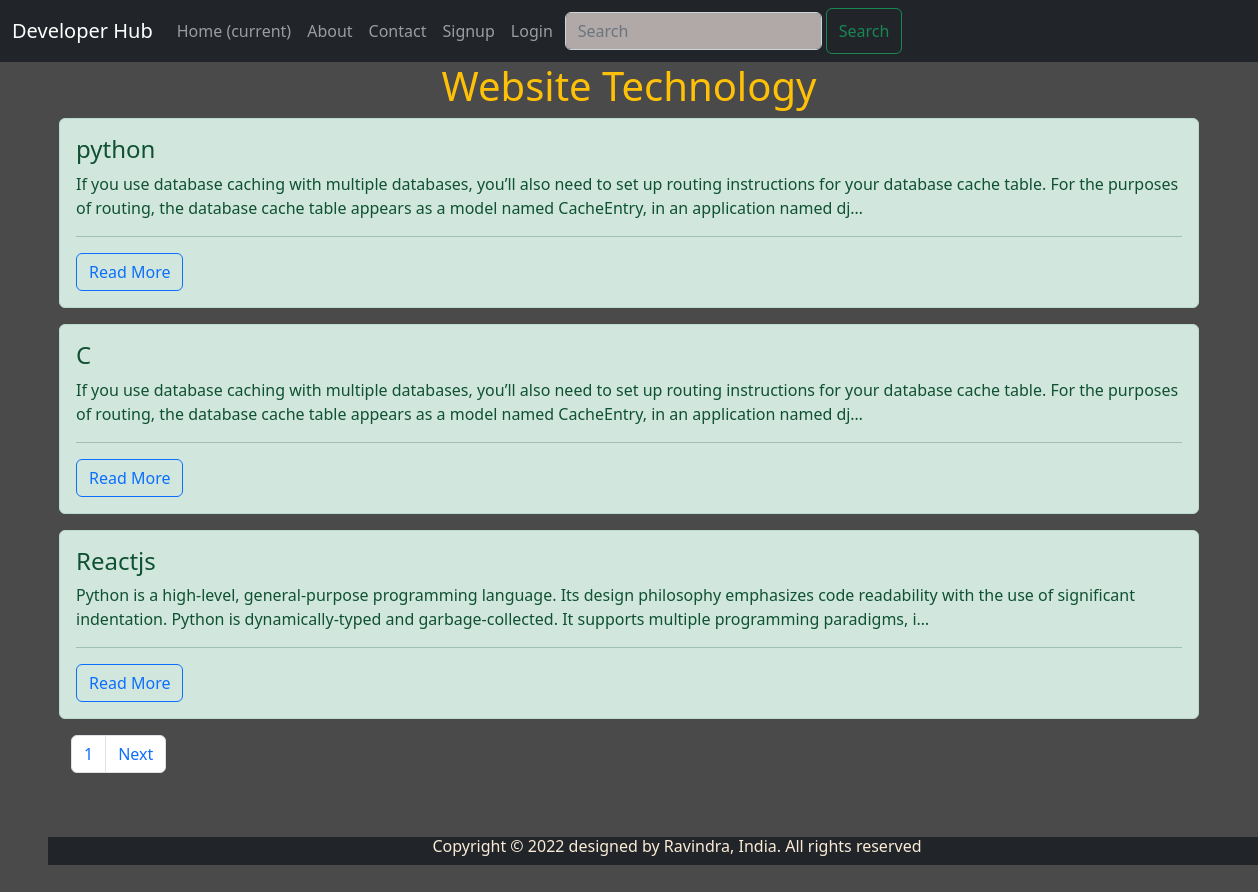
The page / on the database its author committed.
### myapp/models.py (models this page shows)
class Post(models.Model):
 title = models.CharField(max_length=150)
 desc = models.TextField()

### myapp/views.py (the view)
# urls.py: path('', views.home,name='home'),
def home(request):
    ap = Post.objects.all().order_by('id')
    threepage = Paginator(ap, 3, orphans=1)
    pagenumber = request.GET.get('page')
    po = threepage.get_page(pagenumber)
    return render(request, 'myapp/home.html', {'po': po})

### myapp/templates/myapp/home.html (shortened to what this page needs)
{% extends 'myapp/base.html' %}
    {% block content %}
<div class="container">
    <h1 class="text-center text-warning">Website Technology</h1>
     {% for m in po %}
    <div class="row">
        <div class="alert alert-success" role="alert">
  <h4 class="alert-heading">{{m.title}}</h4>
  <p>{{m.desc|truncatechars:250}}</p>
  <hr>
             <a href="{% url 'onedata' m.id %}" class="btn btn-outline-primary">Read More</a>
</div>
    </div>
    {% endfor %}
    <div>
        <nav aria-label="Page navigation example">
  <ul class="pagination">
    <li class="page-item"><a class="page-link" href="#">{{po.number}}</a></li>
      {% if po.has_next %}
    <li class="page-item"><a class="page-link" href="?page={{po.next_page_number}}">Next</a></li>
      {% endif %}
  </ul>
</nav>
    </div>
</div>
    {% endblock %}

### myapp/static/myapp/css/style.css (style rules this page uses)
body { background-color: rgb(75, 74, 74); color: antiquewhite; }

### rows shown on the page
Post: title "python", desc "If you use database caching with multiple databases, you’ll also need to set up routing instructions for your database cache table. For the purposes of routing, the database cache table appears as a model named CacheEntry, in an application named dj…"
Post: title "C", desc "If you use database caching with multiple databases, you’ll also need to set up routing instructions for your database cache table. For the purposes of routing, the database cache table appears as a model named CacheEntry, in an application named dj…"
Post: title "Reactjs", desc "Python is a high-level, general-purpose programming language. Its design philosophy emphasizes code readability with the use of significant indentation. Python is dynamically-typed and garbage-collected. It supports multiple programming paradigms, i…"

### other values the page prints
{{ po.number }} "1"
